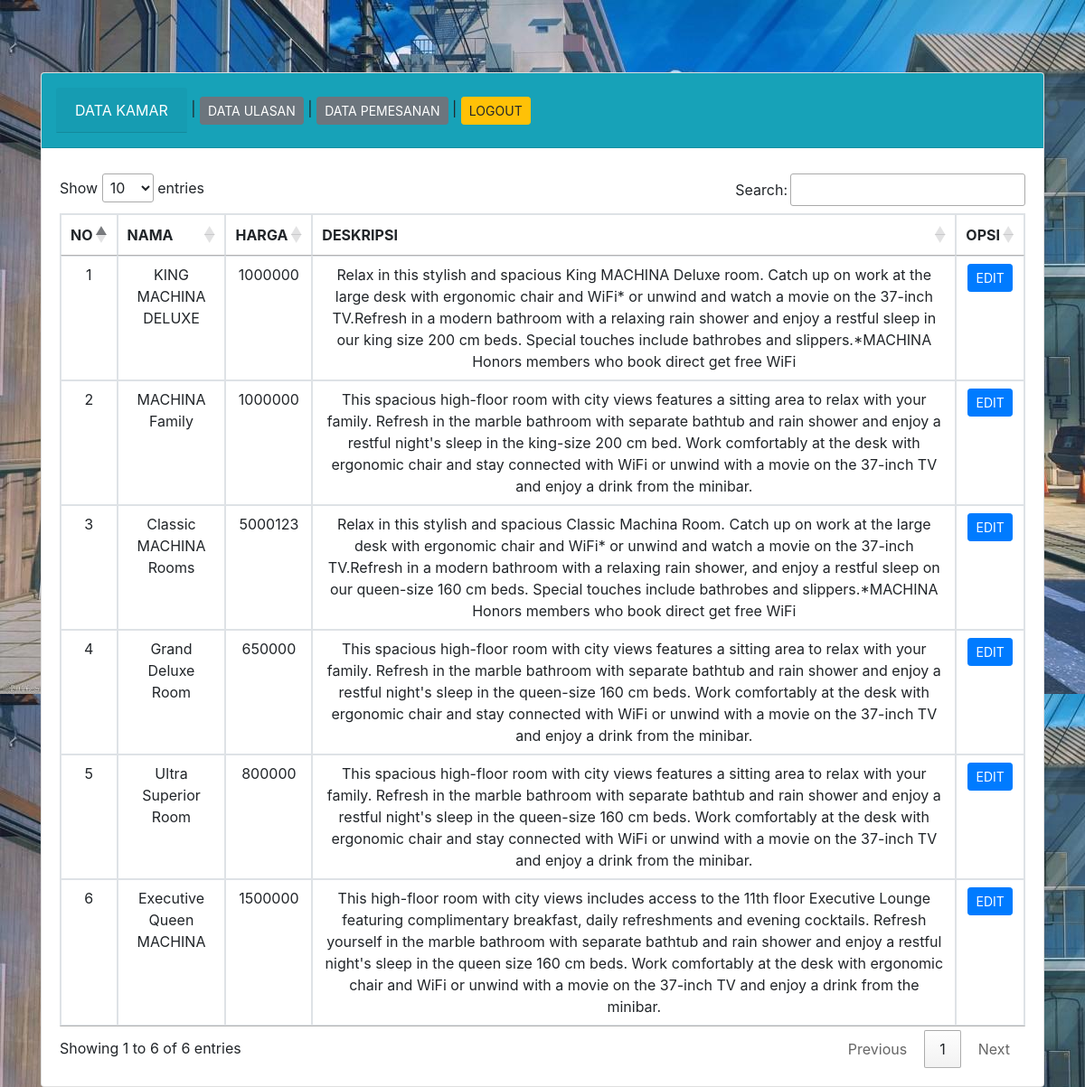
Screenshot of /atlantis/admin/tb_rooms/index.php (signed in) with the database file from the repository.
### tables this page shows
CREATE TABLE `tb_rooms` (
  `id_room` int(11) NOT NULL,
  `nama_room` varchar(50) NOT NULL,
  `harga` int(11) NOT NULL,
  `deskripsi` longtext NOT NULL
);

### atlantis/admin/databaseAdmin/dbAdmin.php (called while the page is built, shortened)
<?php
class dbAdmin{
    public $host = "localhost";
    public $username = "root";
    public $password = "";
    public $nama_db = "db_uas";
    public function __construct()
    {
        $this->connect = mysqli_connect($this->host, $this->username, $this->password, $this->nama_db);
    }
}
?>

### atlantis/admin/tb_rooms/Kamar.php (called while the page is built, shortened)
<?php
    include "../databaseAdmin/dbAdmin.php";
    class Kamar extends dbAdmin{
        public function readKamar(){
            $data = mysqli_query($this->connect, "SELECT * FROM tb_rooms");
            return $data;
        }
    }
?>

### atlantis/admin/tb_rooms/index.php (the view, shortened to what this page needs)
<?php
  include "Kamar.php";
  $data = new Kamar();
  $no = 1;
?>
<!doctype html>
<html lang="en">
  <head>
    <link rel="stylesheet" href="https://stackpath.bootstrapcdn.com/bootstrap/4.4.1/css/bootstrap.min.css">
    <link rel="stylesheet" href="//cdn.datatables.net/1.10.20/css/jquery.dataTables.min.css">
  </head>
  <body style="background: url(wp4632219-scenery-anime-aesthetic-wallpapers.jpg); background-attachment: fixed;">
    <div class="container" style="margin-top: 80px">
      <div class="row">
        <div class="col-md-12">
          <div class="card">
            <div class="card-header p-3 mb-2 bg-info">
              <a href="#" class="text-white card-header btn">DATA KAMAR</a> |
              <a href="../tb_contact/index.php" class="btn btn-secondary btn-sm">DATA ULASAN</a> |
              <a href="../tb_pemesanan/index.php" class="btn btn-secondary btn-sm">DATA PEMESANAN</a> |
              <a href="logout.php" class="btn btn-warning btn-sm">LOGOUT</a>
            </div>
            <div class="card-body">
              <table class="table table-bordered" id="myTable">
                <thead align="center">
                  <tr>
                    <th scope="col">NO</th>
                    <th scope="col">NAMA</th>
                    <th scope="col">HARGA</th>
                    <th scope="col">DESKRIPSI</th>
                    <th scope="col">OPSI</th>
                  </tr>
                </thead>
                <tbody>
                <?php foreach($data->readKamar() as $key) : ?>
                  <tr align="center">
                      <td><?php echo $no++ ?></td>
                      <td><?php echo $key['nama_room'] ?></td>
                      <td><?php echo $key['harga']; ?></td>
                      <td><?php echo $key['deskripsi'] ?></td>
                      <?php $id = $key['id_room'] ?>
                      <td class="text-center">
                        <a href="checkingGet.php?act=edit&cek=tb_rooms&id_room=<?php echo $id ?>" class="btn btn-sm btn-primary">EDIT</a>
                      </td>
                  </tr>
                <?php endforeach; ?>
                </tbody>
              </table>
            </div>
          </div>
      </div>
    </div>
  </body>
</html>

### rows the page displays
tb_rooms: nama_room "KING MACHINA DELUXE", harga "1000000", deskripsi "Relax in this stylish and spacious King MACHINA Deluxe room. Catch up on work at the large desk with ergonomic chair and WiFi* or unwind and watch a movie on the 37-inch TV.Refresh in a modern bathroom with a relaxing rain shower and enjoy a restful sleep in our king size 200 cm beds. Special touches include bathrobes and slippers.*MACHINA Honors members who book direct get free WiFi"
tb_rooms: nama_room "MACHINA Family", harga "1000000", deskripsi "This spacious high-floor room with city views features a sitting area to relax with your family. Refresh in the marble bathroom with separate bathtub and rain shower and enjoy a restful night's sleep in the king-size 200 cm bed. Work comfortably at the desk with ergonomic chair and stay connected with WiFi or unwind with a movie on the 37-inch TV and enjoy a drink from the minibar."
tb_rooms: nama_room "Classic MACHINA Rooms", harga "5000123", deskripsi "Relax in this stylish and spacious Classic Machina Room. Catch up on work at the large desk with ergonomic chair and WiFi* or unwind and watch a movie on the 37-inch TV.Refresh in a modern bathroom with a relaxing rain shower, and enjoy a restful sleep on our queen-size 160 cm beds. Special touches include bathrobes and slippers.*MACHINA Honors members who book direct get free WiFi"
tb_rooms: nama_room "Grand Deluxe Room", harga "650000", deskripsi "This spacious high-floor room with city views features a sitting area to relax with your family. Refresh in the marble bathroom with separate bathtub and rain shower and enjoy a restful night's sleep in the queen-size 160 cm beds. Work comfortably at the desk with ergonomic chair and stay connected with WiFi or unwind with a movie on the 37-inch TV and enjoy a drink from the minibar."
tb_rooms: nama_room "Ultra Superior Room", harga "800000", deskripsi "This spacious high-floor room with city views features a sitting area to relax with your family. Refresh in the marble bathroom with separate bathtub and rain shower and enjoy a restful night's sleep in the queen-size 160 cm beds. Work comfortably at the desk with ergonomic chair and stay connected with WiFi or unwind with a movie on the 37-inch TV and enjoy a drink from the minibar."
tb_rooms: nama_room "Executive Queen MACHINA", harga "1500000", deskripsi "This high-floor room with city views includes access to the 11th floor Executive Lounge featuring complimentary breakfast, daily refreshments and evening cocktails. Refresh yourself in the marble bathroom with separate bathtub and rain shower and enjoy a restful night's sleep in the queen size 160 cm beds. Work comfortably at the desk with ergonomic chair and WiFi or unwind with a movie on the 37-inch TV and enjoy a drink from the minibar."
